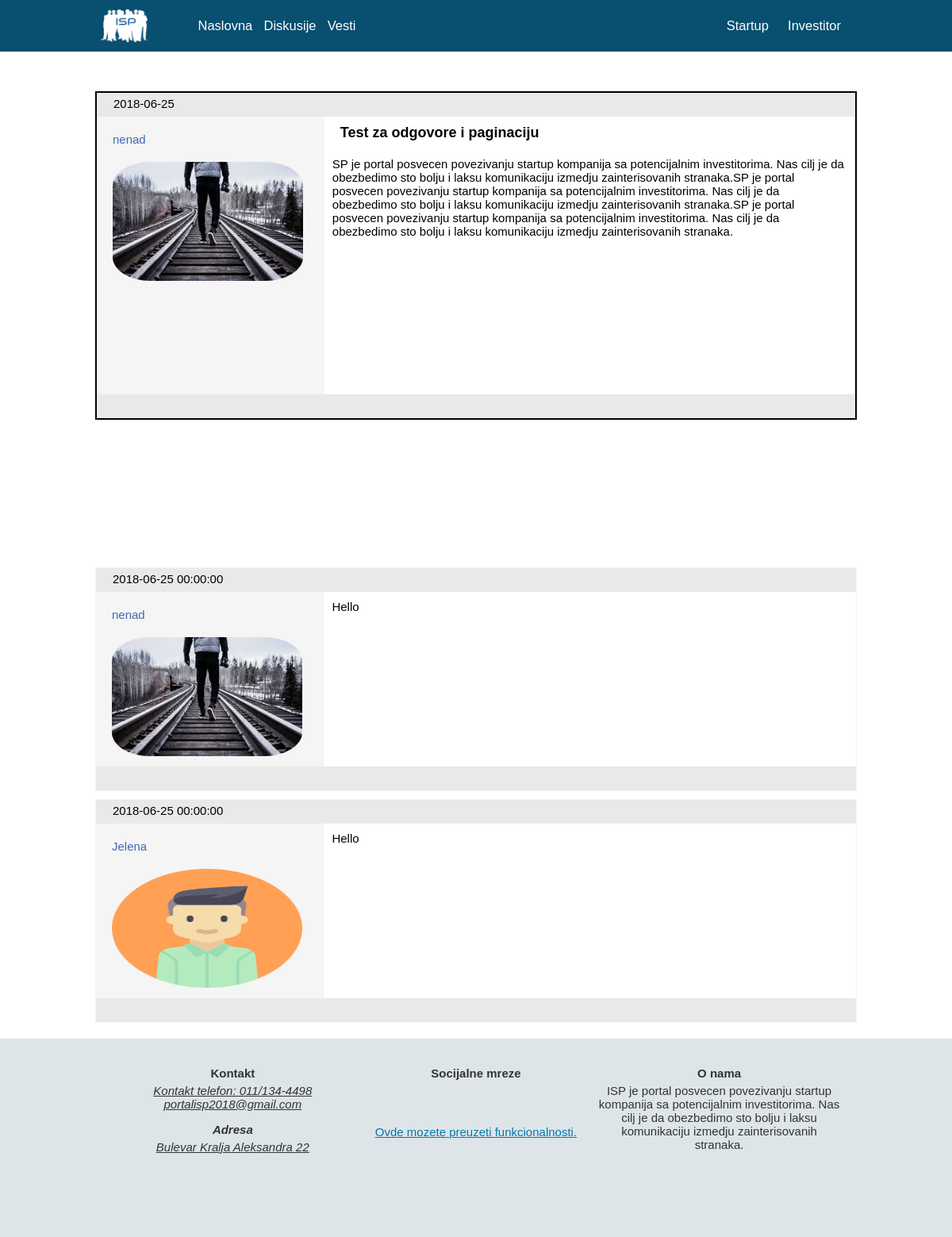
Page /index.php/Gost/prikaziDiskusiju/54 on the committed database.
### tables this page shows
CREATE TABLE `diskusije` (
  `id` int(11) NOT NULL,
  `id_tipa` int(11) NOT NULL,
  `naslov` varchar(100) NOT NULL,
  `sadrzaj` text NOT NULL,
  `datum` date NOT NULL,
  `datum_arhiv` datetime DEFAULT NULL,
  `vidljivost` int(2) NOT NULL,
  `korisnikst_username` varchar(50) DEFAULT NULL,
  `korisnikinv_username` varchar(50) DEFAULT NULL,
  `arhiv` int(1) NOT NULL,
  `slika_st` varchar(50) DEFAULT NULL,
  `slika_inv` varchar(50) DEFAULT NULL
);

CREATE TABLE `diskusijeodg` (
  `id` int(11) NOT NULL,
  `sadrzaj` text NOT NULL,
  `datum` datetime NOT NULL,
  `diskusije_id` int(11) DEFAULT NULL,
  `grupe_id` int(11) DEFAULT NULL,
  `clan_username` varchar(20) DEFAULT NULL,
  `korisnikst_username` varchar(50) DEFAULT NULL,
  `korisnikinv_username` varchar(50) DEFAULT NULL,
  `slika_st` varchar(50) DEFAULT NULL,
  `slika_inv` varchar(50) DEFAULT NULL
);

### application/controllers/Gost.php (called while the page is built, shortened)
<?php
class Gost extends CI_Controller {
    public function __construct() {
        $this->load->model("ModelInv");
        $this->load->model("ModelSt");
        $this->load->library('session');
        }
    private function loadView($data,$glavniDeo){
        $this->load->view("sablon/header_gost.php", $data);
        $this->load->view($glavniDeo, $data);
        $this->load->view("sablon/footer.php");
    }
    public function prikaziDiskusiju($iddiskusije){
        $diskusija = $this->ModelSt->dohvatiDiskusiju($iddiskusije);
        $limit = 2;
        $pocetni_index = 0;
        $odgovorNaDiskusije = $this->ModelSt->odgovorNaDiskusije($iddiskusije, $limit, $pocetni_index);
        $this->load->library('pagination');
        $this->config->load('bootstrap_pagination');
        $ukupanBrOdgovora=$this->ModelSt->brojOdgovoraNaDiskusije($iddiskusije);
        $config_pagination=$this->config->item('pagination');
        $config_pagination['uri_segment']  = 4;
        $config_pagination['base_url']= site_url("Gost/prikaziDiskusiju/".$iddiskusije);
        $config_pagination['total_rows']= count($ukupanBrOdgovora);
        $config_pagination['per_page'] = $limit;
        $config_pagination['next_link'] = 'Next';
        $config_pagination['prev_link'] = 'Prev';
        $this->pagination->initialize($config_pagination);
        $data['links']=$this->pagination->create_links();
        $data['ukupanBrOdgovora']=$ukupanBrOdgovora;
        $data['diskusija']=$diskusija;
        $data['odgovorNaDiskusije']=$odgovorNaDiskusije;
        $data['controller']= "Gost";
        $data['iddiskusije'] = $iddiskusije;
        $this->loadView($data, "prikazidiskusije.php");
    }
}

### index.php (called while the page is built, shortened)
<?php
require_once BASEPATH.'core/CodeIgniter.php';

### application/models/ModelSt.php (called while the page is built, shortened)
<?php
class ModelSt extends CI_Model {
    public function dohvatiDiskusiju($iddiskusije){
        $this->db->where("id",$iddiskusije);
        $query=$this->db->get('diskusije');
        $result=$query->row_array();
        return $result;
    }
    public function odgovorNaDiskusije($iddiskusije, $limit, $pocetni_index = 0){
        $this->db->where("diskusije_id", $iddiskusije);
        $query=$this->db->get('diskusijeodg', $limit, $pocetni_index);
        $result=$query->result_array();
        return $result;
    }
    public function brojOdgovoraNaDiskusije($iddiskusije){
        $this->db->where("diskusije_id", $iddiskusije);
        $query=$this->db->get('diskusijeodg');
        $result=$query->result_array();
        return $result;
    }
}

### application/views/prikazidiskusije.php (the view, shortened to what this page needs)
<div class="wrapper">
    <div class="discHeight" style="margin: 20px 0;">
        <ul class="forumList">
            <li style=" border: 2px solid black;">
                <div class="forumHead">
                    <span><?php  echo $diskusija['datum'];?></span>
                </div>
                <div class="forumComment" style="height: 350px;">
                    <div class="forumProfile" style="height: 350px;">
                        <a href="
                            <?php if($diskusija['korisnikst_username']!= NULL) {
                                echo site_url("$controller/profil/".$diskusija['korisnikst_username']);
                            } elseif($diskusija['korisnikinv_username']!= NULL) {
                                echo site_url("$controller/profil/" . $diskusija['korisnikinv_username']);
                            }?>
                        ">
                            <?php if($diskusija['korisnikst_username']!= NULL)
                                    echo $diskusija['korisnikst_username'];
                                elseif($diskusija['korisnikinv_username']!= NULL)
                                    echo $diskusija['korisnikinv_username']; ?>
                        </a>
                        <img src="
                        <?php if($diskusija['slika_st']!= NULL)
                            echo base_url($diskusija['slika_st']);
                        elseif($diskusija['slika_inv']!= NULL)
                            echo base_url($diskusija['slika_inv']); ?>
                        "/>
                    </div>
                    <div class="forumRight" style="height: 350px;">
                        <h2><?php echo $diskusija['naslov']; ?></h2>
                        <p><?php echo $diskusija['sadrzaj']; ?></p>
                    </div>
                </div>
                <div class="forumBot">
                </div>
            </li>
        </ul>
    </div>
    <div style="margin-bottom: 20px;">
        <ul class="forumList">
        <?php foreach ($odgovorNaDiskusije as $odgovorNaDiskusiju) {  ?>
            <li>
                <div class="forumHead">
                    <span><?php echo $odgovorNaDiskusiju['datum'] ?></span>
                </div>
                <div class="forumComment">
                    <div class="forumProfile">
                        <a href="
                            <?php if($odgovorNaDiskusiju['korisnikst_username']!= NULL) {
                                echo site_url("$controller/profil/".$odgovorNaDiskusiju['korisnikst_username']);
                            } elseif($odgovorNaDiskusiju['korisnikinv_username']!= NULL) {
                                echo site_url("$controller/profil/" . $odgovorNaDiskusiju['korisnikinv_username']);
                            }?>
                        ">
                            <?php if($odgovorNaDiskusiju['korisnikst_username']== NULL)
                                echo $odgovorNaDiskusiju['korisnikinv_username'];
                            elseif($odgovorNaDiskusiju['korisnikinv_username']== NULL)
                                echo $odgovorNaDiskusiju['korisnikst_username'];
                            ?>
                        </a>
                        <img src="
                             <?php if($odgovorNaDiskusiju['slika_st']!= NULL)
                                echo base_url($odgovorNaDiskusiju['slika_st']);
                            elseif($odgovorNaDiskusiju['slika_inv']!= NULL)
                                echo base_url($odgovorNaDiskusiju['slika_inv']); ?>
                        "/>
                    </div>
                    <div class="forumRight">
                        <p><?php echo $odgovorNaDiskusiju['sadrzaj'] ?></p>
                    </div>
                </div>
                <div class="forumBot">
                </div>
            </li>
        <?php } ?>
        </ul>
    </div>
</div>

### application/views/sablon/header_gost.php (shortened to what this page needs)
<html>
<head>
    <link rel="stylesheet" type="text/css" href="<?php echo base_url() ?>assets/css/style.css">
    <link rel="stylesheet" type="text/css" href="<?php echo base_url() ?>assets/css/jquery.jcarousel.css" />
    <link rel="stylesheet" type="text/css" href="<?php echo base_url() ?>assets/css/jquery.jcarousel.css" />
    <link rel="stylesheet" type="text/css" href="<?php echo base_url() ?>assets/css/skin.css" />
    <link href="https://unpkg.com/ionicons@4.2.0/dist/css/ionicons.min.css" rel="stylesheet">
    <link rel="stylesheet" href="https://use.fontawesome.com/releases/v5.0.13/css/all.css">
</head>
<body>
<nav>
    <div class="wrapper">
        <div class="logo">
            <a href="<?php echo site_url('Gost/index');?>"><img src="<?php echo base_url()?>assets/img/logo-beli.png" alt="ISP" id="logo"/></a>
        </div>
        <ul class="left-menu">
            <li><a href="<?php echo site_url('Gost/index');?>">Naslovna</a></li>
            <li><a href="<?php echo site_url('Gost/tipoviDiskusija');?>">Diskusije</a></li>
            <li><a href="<?php echo site_url('Gost/vesti');?>">Vesti</a></li>
        </ul>
        <ul class="right-menu">
            <li>
                <a href="#">Startup</a>
            </li>
            <li>
                <a href="#">Investitor</a>
            </li>
        </ul>
    </div>
</nav>

### application/views/sablon/footer.php (shortened to what this page needs)
    <footer>
        <div class="wrapper">
            <div class="firstCol">
                <p id="contact">Kontakt</p>
                <div class="infoFooter">
                    <p><a href="tel:011/134-4498">Kontakt telefon: 011/134-4498</a></p>
                    <a href="mailto:portalisp2018@gmail.com">portalisp2018@gmail.com</a>
                    <p id="adress">Adresa</p>
                    <p><a href="https://www.google.com/maps/place/%D0%91%D1%83%D0%BB%D0%B5%D0%B2%D0%B0%D1%80+%D0%BA%D1%80%D0%B0%D1%99%D0%B0+%D0%90%D0%BB%D0%B5%D0%BA%D1%81%D0%B0%D0%BD%D0%B4%D1%80%D0%B0+22,+%D0%91%D0%B5%D0%BE%D0%B3%D1%80%D0%B0%D0%B4/@44.809843,20.4646673,17z/data=!4m5!3m4!1s0x475a7aa5bdfea2bf:0xb36947424a864cec!8m2!3d44.8098468!4d20.4668023?hl=sr" target="_blank">Bulevar Kralja Aleksandra 22</a></p>
                </div>
            </div>
            <div class="secondCol">
                <p id="social">Socijalne mreze</p>
                <ul class="socialList">
                </ul>
                <a href="<?php echo site_url("$controller/preuzmi"); ?>" download id="downLink">Ovde mozete preuzeti funkcionalnosti.</a>
            </div>
            <div class="thirdCol">
                <p class="abtUs">O nama</p>
                <div class="aboutUs">
                    <p>ISP je portal posvecen povezivanju startup kompanija sa potencijalnim investitorima. Nas cilj je da obezbedimo sto bolju i laksu komunikaciju izmedju zainterisovanih stranaka.
                    </p>
                </div>
            </div>
        </div>
    </footer>
</body>
</html>

### assets/css/style.css (style rules this page uses)
* { margin: 0; padding: 0; font-family:'Raleway', sans-serif; font-size:16px; box-sizing: content-box; }
body { position:relative; }
.wrapper { width:960px; margin:0 auto; }
.wrapper:after { display: table; content: ""; clear: both; }
nav { background-color: #084F70; position: sticky; top: 0; z-index: 1000; }
nav:after { display:table; content: ""; clear: both; }
.logo { float:left; margin-right:60px; }
#logo { margin:7px 0 0 7px; height:50px; }
nav .left-menu { line-height: 64px; float:left; }
nav .left-menu li { display: inline-block; margin-right:10px; }
nav .right-menu { float:right; line-height:64px; }
nav .right-menu li { display: inline-block; margin-right:20px; }
nav ul a { color:#fff; text-decoration: none; font-size:110%; }
.right-menu { margin: 0; }
footer { height: 250px; width:100%; padding-top:15px; background-color: #dee5e8; color:#333; }
footer a { color:#333; }
footer:after { display:table; clear: both; content: ""; }
footer .wrapper { padding:20px; }
.firstCol,.secondCol,.thirdCol { width:33.33%; float:left; text-align: center; }
#contact { font-weight: 700; }
.infoFooter { margin-top:5px; font-style: italic; }
#adress { margin-top:15px; margin-bottom:5px; font-weight: 700; }
#social { font-weight: 700; }
.socialList { list-style-type: none; margin-top:25px; }
.abtUs { font-weight: 700; }
.aboutUs { margin-top:5px; }
#downLink { margin-top:15px; display:inline-block; color: #0278af; }
* { box-sizing:border-box }
.discHeight { min-height: 550px; }
.forumList li { margin-bottom: 10px; border: 1px #F5F5F5 solid; }
.forumList { list-style-type: none; margin-top: 50px; }
.forumComment:after { display: table; content: ""; clear: both; }
.forumList { list-style-type: none; }
.forumProfile { height: 220px; float: left; background-color: #F5F5F5; width: 30%; }
.forumProfile a { color: #4267B2; display: block; margin: 20px; text-decoration: none; }
.forumProfile img { border-radius: 20%; display: block; height: 150px; width: 240px; margin: 20px 0 20px 20px; }
.forumRight { float: left; width: 70%; height: 220px; overflow: hidden; }
.forumRight h2 { display: inline-block; margin: 10px 0 10px 20px; font-size: 120%; }
.forumRight p { margin: 10px; }
.forumHead { background-color: #E9E9E9; height: 30px; border: 1px solid #e9e9e9; padding: 4px 0 4px 10px; }
.forumHead span { margin-top: 2px; margin-left: 10px; }
.forumBot { background-color: #E9E9E9; height: 30px; border: 1px solid #e9e9e9 }
* { margin: 0; padding: 0; font-family:Gudea,Helvetica,sans-serif; font-size:15px; }

### rows in the picture
diskusije: datum "2018-06-25", korisnikst_username "nenad", slika_st (picture), naslov "Test za odgovore i paginaciju", sadrzaj "SP je portal posvecen povezivanju startup kompanija sa potencijalnim investitorima. Nas cilj je da obezbedimo sto bolju i laksu komunikaciju izmedju zainterisovanih stranaka.SP je portal posvecen povezivanju startup kompanija sa potencijalnim investitorima. Nas cilj je da obezbedimo sto bolju i laksu komunikaciju izmedju zainterisovanih stranaka.SP je portal posvecen povezivanju startup kompanija sa potencijalnim investitorima. Nas cilj je da obezbedimo sto bolju i laksu komunikaciju izmedju zainterisovanih stranaka."
diskusijeodg: datum "2018-06-25 00:00:00", korisnikst_username "nenad", slika_st (picture), sadrzaj "Hello"
diskusijeodg: datum "2018-06-25 00:00:00", korisnikinv_username "Jelena", slika_inv (picture), sadrzaj "Hello"
